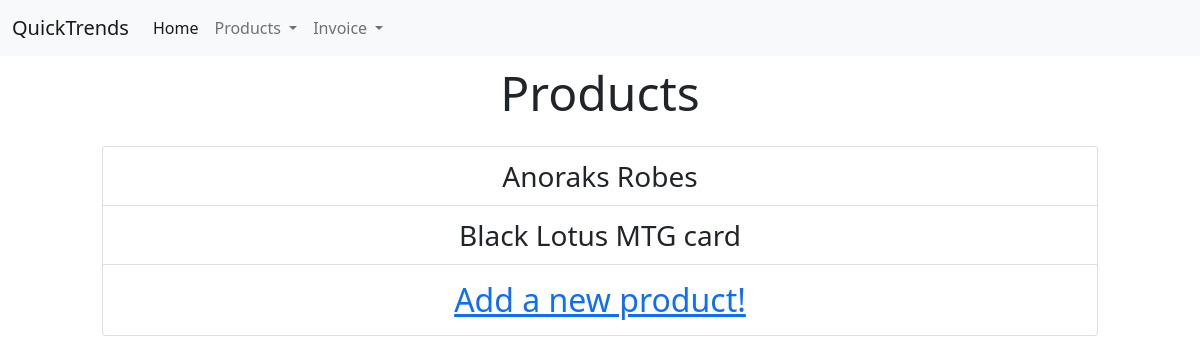
/products/, run on an earlier commit of the app's database.
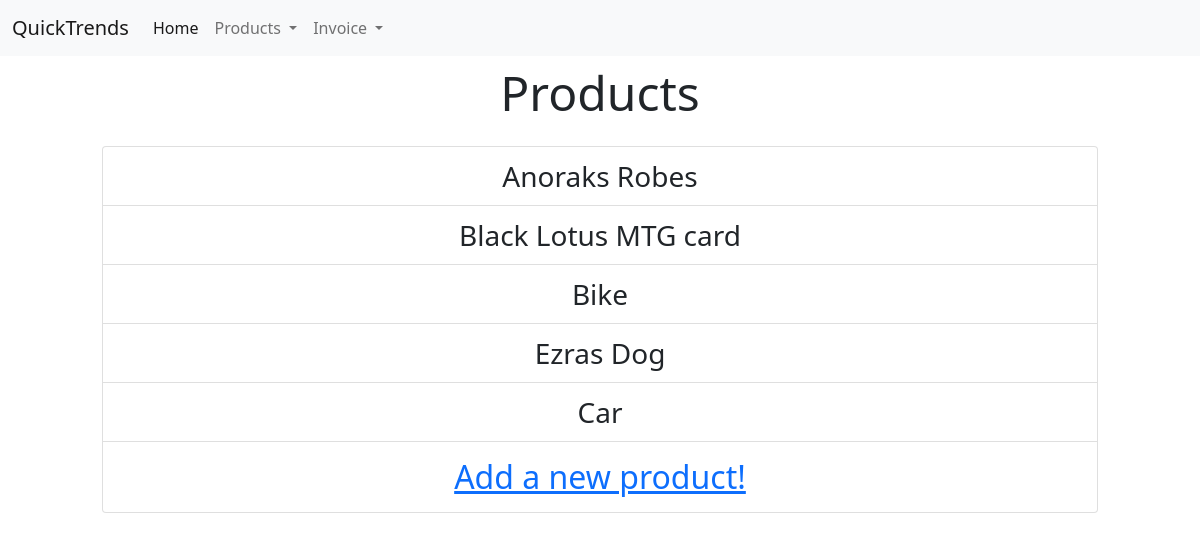
And on a later commit of the database.
### Inventory/models.py (models this page shows)
class Product(models.Model):
    name = models.CharField(max_length=128)
    description = models.CharField(max_length=200)
    cost = models.DecimalField(decimal_places=2, max_digits=10, default=Decimal(0.00))
    sale_price = models.DecimalField(decimal_places=2, max_digits=10)
    stock = models.PositiveIntegerField(default=0)
    def __str__(self):
        return self.name
    class Meta:
        verbose_name = 'Product'

### Inventory/views.py (the view)
# urls.py: path('', ProductHome.as_view(), name='productlist'),
class ProductHome(ListView):
    model = Product

### Inventory/templates/Inventory/product_list.html (shortened to what this page needs)
{% extends "base.html" %}
{% block body %}
<div class="container">
    <div class="row mx-5 justify-content-around text-center">
        <div class="col-12">
            <h3 class="display-5 py-2">Products</h3>
            <div class="list-group py-2 text-center">
                {% for product in product_list %}
                    <a style="font-size: 28px" href="{% url 'inventory:productdetail' forloop.counter %}" class="list-group-item list-group-item-action py-2" aria-current="true">
                        {{ product }}
                    </a>
                {% endfor %}
                    <h4 style="font-size: 32px" class="list-group-item list-group-item-action py-3"><a href="{% url 'inventory:productcreate' %}">Add a new product!</a></h4>
            </div>
        </div>
    </div>
</div>
{% endblock body %}

What changed in the data, as far as the page shows it:
added Product: name "Bike"
added Product: name "Ezras Dog"
added Product: name "Car"
